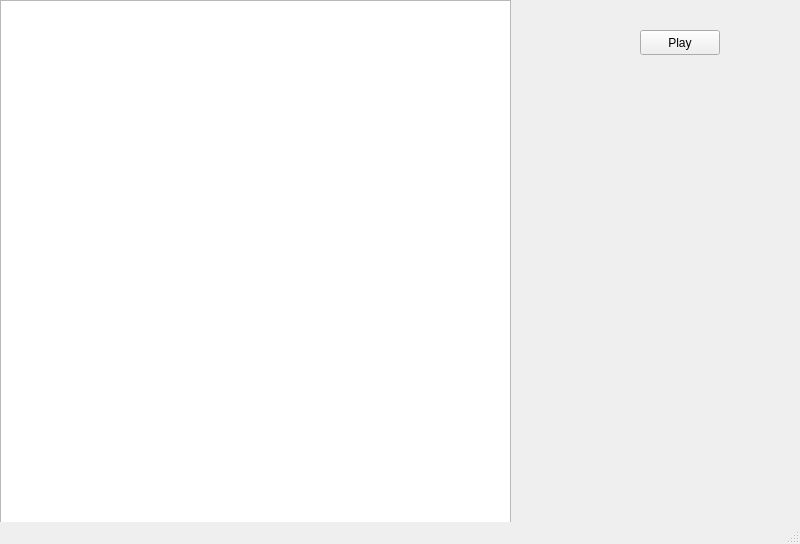
<?xml version="1.0" encoding="UTF-8"?>
<ui version="4.0">
 <class>MainWindow</class>
 <widget class="QMainWindow" name="MainWindow">
  <property name="enabled">
   <bool>true</bool>
  </property>
  <property name="geometry">
   <rect>
    <x>0</x>
    <y>0</y>
    <width>800</width>
    <height>544</height>
   </rect>
  </property>
  <property name="minimumSize">
   <size>
    <width>0</width>
    <height>0</height>
   </size>
  </property>
  <property name="maximumSize">
   <size>
    <width>16777215</width>
    <height>16777215</height>
   </size>
  </property>
  <property name="windowTitle">
   <string>Pac - Man</string>
  </property>
  <property name="autoFillBackground">
   <bool>false</bool>
  </property>
  <widget class="QWidget" name="centralwidget">
   <widget class="QGraphicsView" name="graphicsView">
    <property name="geometry">
     <rect>
      <x>0</x>
      <y>0</y>
      <width>511</width>
      <height>561</height>
     </rect>
    </property>
   </widget>
   <widget class="QPushButton" name="pushButton">
    <property name="geometry">
     <rect>
      <x>640</x>
      <y>30</y>
      <width>80</width>
      <height>25</height>
     </rect>
    </property>
    <property name="text">
     <string>Play</string>
    </property>
   </widget>
  </widget>
  <widget class="QStatusBar" name="statusbar"/>
 </widget>
 <resources/>
 <connections/>
</ui>
